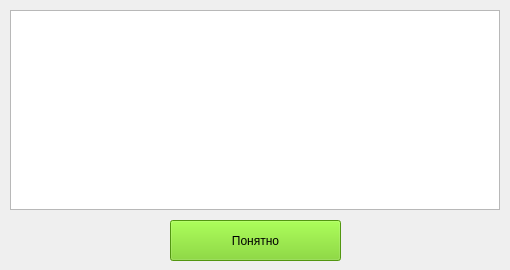
<?xml version="1.0" encoding="UTF-8"?>
<ui version="4.0">
 <class>TaskPopup</class>
 <widget class="QWidget" name="TaskPopup">
  <property name="geometry">
   <rect>
    <x>0</x>
    <y>0</y>
    <width>510</width>
    <height>270</height>
   </rect>
  </property>
  <property name="minimumSize">
   <size>
    <width>510</width>
    <height>270</height>
   </size>
  </property>
  <property name="maximumSize">
   <size>
    <width>510</width>
    <height>270</height>
   </size>
  </property>
  <property name="windowTitle">
   <string>Ответ </string>
  </property>
  <widget class="QTextBrowser" name="ansPopup">
   <property name="geometry">
    <rect>
     <x>10</x>
     <y>10</y>
     <width>490</width>
     <height>200</height>
    </rect>
   </property>
   <property name="minimumSize">
    <size>
     <width>490</width>
     <height>200</height>
    </size>
   </property>
   <property name="maximumSize">
    <size>
     <width>490</width>
     <height>200</height>
    </size>
   </property>
   <property name="html">
    <string>&lt;!DOCTYPE HTML PUBLIC &quot;-//W3C//DTD HTML 4.0//EN&quot; &quot;http://www.w3.org/TR/REC-html40/strict.dtd&quot;&gt;
&lt;html&gt;&lt;head&gt;&lt;meta name=&quot;qrichtext&quot; content=&quot;1&quot; /&gt;&lt;style type=&quot;text/css&quot;&gt;
p, li { white-space: pre-wrap; }
&lt;/style&gt;&lt;/head&gt;&lt;body style=&quot; font-family:'Ubuntu'; font-size:11pt; font-weight:400; font-style:normal;&quot;&gt;
&lt;p align=&quot;justify&quot; style=&quot;-qt-paragraph-type:empty; margin-top:0px; margin-bottom:0px; margin-left:0px; margin-right:0px; -qt-block-indent:0; text-indent:0px;&quot;&gt;&lt;br /&gt;&lt;/p&gt;&lt;/body&gt;&lt;/html&gt;</string>
   </property>
  </widget>
  <widget class="QPushButton" name="okBtn">
   <property name="geometry">
    <rect>
     <x>170</x>
     <y>220</y>
     <width>171</width>
     <height>41</height>
    </rect>
   </property>
   <property name="sizePolicy">
    <sizepolicy hsizetype="Fixed" vsizetype="Fixed">
     <horstretch>0</horstretch>
     <verstretch>0</verstretch>
    </sizepolicy>
   </property>
   <property name="palette">
    <palette>
     <active>
      <colorrole role="WindowText">
       <brush brushstyle="SolidPattern">
        <color alpha="255">
         <red>0</red>
         <green>0</green>
         <blue>0</blue>
        </color>
       </brush>
      </colorrole>
      <colorrole role="Button">
       <brush brushstyle="SolidPattern">
        <color alpha="255">
         <red>115</red>
         <green>210</green>
         <blue>22</blue>
        </color>
       </brush>
      </colorrole>
      <colorrole role="Light">
       <brush brushstyle="SolidPattern">
        <color alpha="255">
         <red>170</red>
         <green>255</green>
         <blue>87</blue>
        </color>
       </brush>
      </colorrole>
      <colorrole role="Midlight">
       <brush brushstyle="SolidPattern">
        <color alpha="255">
         <red>142</red>
         <green>232</green>
         <blue>54</blue>
        </color>
       </brush>
      </colorrole>
      <colorrole role="Dark">
       <brush brushstyle="SolidPattern">
        <color alpha="255">
         <red>57</red>
         <green>105</green>
         <blue>11</blue>
        </color>
       </brush>
      </colorrole>
      <colorrole role="Mid">
       <brush brushstyle="SolidPattern">
        <color alpha="255">
         <red>76</red>
         <green>140</green>
         <blue>14</blue>
        </color>
       </brush>
      </colorrole>
      <colorrole role="Text">
       <brush brushstyle="SolidPattern">
        <color alpha="255">
         <red>0</red>
         <green>0</green>
         <blue>0</blue>
        </color>
       </brush>
      </colorrole>
      <colorrole role="BrightText">
       <brush brushstyle="SolidPattern">
        <color alpha="255">
         <red>255</red>
         <green>255</green>
         <blue>255</blue>
        </color>
       </brush>
      </colorrole>
      <colorrole role="ButtonText">
       <brush brushstyle="SolidPattern">
        <color alpha="255">
         <red>0</red>
         <green>0</green>
         <blue>0</blue>
        </color>
       </brush>
      </colorrole>
      <colorrole role="Base">
       <brush brushstyle="SolidPattern">
        <color alpha="255">
         <red>255</red>
         <green>255</green>
         <blue>255</blue>
        </color>
       </brush>
      </colorrole>
      <colorrole role="Window">
       <brush brushstyle="SolidPattern">
        <color alpha="255">
         <red>115</red>
         <green>210</green>
         <blue>22</blue>
        </color>
       </brush>
      </colorrole>
      <colorrole role="Shadow">
       <brush brushstyle="SolidPattern">
        <color alpha="255">
         <red>0</red>
         <green>0</green>
         <blue>0</blue>
        </color>
       </brush>
      </colorrole>
      <colorrole role="AlternateBase">
       <brush brushstyle="SolidPattern">
        <color alpha="255">
         <red>185</red>
         <green>232</green>
         <blue>138</blue>
        </color>
       </brush>
      </colorrole>
      <colorrole role="ToolTipBase">
       <brush brushstyle="SolidPattern">
        <color alpha="255">
         <red>255</red>
         <green>255</green>
         <blue>220</blue>
        </color>
       </brush>
      </colorrole>
      <colorrole role="ToolTipText">
       <brush brushstyle="SolidPattern">
        <color alpha="255">
         <red>0</red>
         <green>0</green>
         <blue>0</blue>
        </color>
       </brush>
      </colorrole>
      <colorrole role="PlaceholderText">
       <brush brushstyle="SolidPattern">
        <color alpha="128">
         <red>0</red>
         <green>0</green>
         <blue>0</blue>
        </color>
       </brush>
      </colorrole>
     </active>
     <inactive>
      <colorrole role="WindowText">
       <brush brushstyle="SolidPattern">
        <color alpha="255">
         <red>0</red>
         <green>0</green>
         <blue>0</blue>
        </color>
       </brush>
      </colorrole>
      <colorrole role="Button">
       <brush brushstyle="SolidPattern">
        <color alpha="255">
         <red>115</red>
         <green>210</green>
         <blue>22</blue>
        </color>
       </brush>
      </colorrole>
      <colorrole role="Light">
       <brush brushstyle="SolidPattern">
        <color alpha="255">
         <red>170</red>
         <green>255</green>
         <blue>87</blue>
        </color>
       </brush>
      </colorrole>
      <colorrole role="Midlight">
       <brush brushstyle="SolidPattern">
        <color alpha="255">
         <red>142</red>
         <green>232</green>
         <blue>54</blue>
        </color>
       </brush>
      </colorrole>
      <colorrole role="Dark">
       <brush brushstyle="SolidPattern">
        <color alpha="255">
         <red>57</red>
         <green>105</green>
         <blue>11</blue>
        </color>
       </brush>
      </colorrole>
      <colorrole role="Mid">
       <brush brushstyle="SolidPattern">
        <color alpha="255">
         <red>76</red>
         <green>140</green>
         <blue>14</blue>
        </color>
       </brush>
      </colorrole>
      <colorrole role="Text">
       <brush brushstyle="SolidPattern">
        <color alpha="255">
         <red>0</red>
         <green>0</green>
         <blue>0</blue>
        </color>
       </brush>
      </colorrole>
      <colorrole role="BrightText">
       <brush brushstyle="SolidPattern">
        <color alpha="255">
         <red>255</red>
         <green>255</green>
         <blue>255</blue>
        </color>
       </brush>
      </colorrole>
      <colorrole role="ButtonText">
       <brush brushstyle="SolidPattern">
        <color alpha="255">
         <red>0</red>
         <green>0</green>
         <blue>0</blue>
        </color>
       </brush>
      </colorrole>
      <colorrole role="Base">
       <brush brushstyle="SolidPattern">
        <color alpha="255">
         <red>255</red>
         <green>255</green>
         <blue>255</blue>
        </color>
       </brush>
      </colorrole>
      <colorrole role="Window">
       <brush brushstyle="SolidPattern">
        <color alpha="255">
         <red>115</red>
         <green>210</green>
         <blue>22</blue>
        </color>
       </brush>
      </colorrole>
      <colorrole role="Shadow">
       <brush brushstyle="SolidPattern">
        <color alpha="255">
         <red>0</red>
         <green>0</green>
         <blue>0</blue>
        </color>
       </brush>
      </colorrole>
      <colorrole role="AlternateBase">
       <brush brushstyle="SolidPattern">
        <color alpha="255">
         <red>185</red>
         <green>232</green>
         <blue>138</blue>
        </color>
       </brush>
      </colorrole>
      <colorrole role="ToolTipBase">
       <brush brushstyle="SolidPattern">
        <color alpha="255">
         <red>255</red>
         <green>255</green>
         <blue>220</blue>
        </color>
       </brush>
      </colorrole>
      <colorrole role="ToolTipText">
       <brush brushstyle="SolidPattern">
        <color alpha="255">
         <red>0</red>
         <green>0</green>
         <blue>0</blue>
        </color>
       </brush>
      </colorrole>
      <colorrole role="PlaceholderText">
       <brush brushstyle="SolidPattern">
        <color alpha="128">
         <red>0</red>
         <green>0</green>
         <blue>0</blue>
        </color>
       </brush>
      </colorrole>
     </inactive>
     <disabled>
      <colorrole role="WindowText">
       <brush brushstyle="SolidPattern">
        <color alpha="255">
         <red>57</red>
         <green>105</green>
         <blue>11</blue>
        </color>
       </brush>
      </colorrole>
      <colorrole role="Button">
       <brush brushstyle="SolidPattern">
        <color alpha="255">
         <red>115</red>
         <green>210</green>
         <blue>22</blue>
        </color>
       </brush>
      </colorrole>
      <colorrole role="Light">
       <brush brushstyle="SolidPattern">
        <color alpha="255">
         <red>170</red>
         <green>255</green>
         <blue>87</blue>
        </color>
       </brush>
      </colorrole>
      <colorrole role="Midlight">
       <brush brushstyle="SolidPattern">
        <color alpha="255">
         <red>142</red>
         <green>232</green>
         <blue>54</blue>
        </color>
       </brush>
      </colorrole>
      <colorrole role="Dark">
       <brush brushstyle="SolidPattern">
        <color alpha="255">
         <red>57</red>
         <green>105</green>
         <blue>11</blue>
        </color>
       </brush>
      </colorrole>
      <colorrole role="Mid">
       <brush brushstyle="SolidPattern">
        <color alpha="255">
         <red>76</red>
         <green>140</green>
         <blue>14</blue>
        </color>
       </brush>
      </colorrole>
      <colorrole role="Text">
       <brush brushstyle="SolidPattern">
        <color alpha="255">
         <red>57</red>
         <green>105</green>
         <blue>11</blue>
        </color>
       </brush>
      </colorrole>
      <colorrole role="BrightText">
       <brush brushstyle="SolidPattern">
        <color alpha="255">
         <red>255</red>
         <green>255</green>
         <blue>255</blue>
        </color>
       </brush>
      </colorrole>
      <colorrole role="ButtonText">
       <brush brushstyle="SolidPattern">
        <color alpha="255">
         <red>57</red>
         <green>105</green>
         <blue>11</blue>
        </color>
       </brush>
      </colorrole>
      <colorrole role="Base">
       <brush brushstyle="SolidPattern">
        <color alpha="255">
         <red>115</red>
         <green>210</green>
         <blue>22</blue>
        </color>
       </brush>
      </colorrole>
      <colorrole role="Window">
       <brush brushstyle="SolidPattern">
        <color alpha="255">
         <red>115</red>
         <green>210</green>
         <blue>22</blue>
        </color>
       </brush>
      </colorrole>
      <colorrole role="Shadow">
       <brush brushstyle="SolidPattern">
        <color alpha="255">
         <red>0</red>
         <green>0</green>
         <blue>0</blue>
        </color>
       </brush>
      </colorrole>
      <colorrole role="AlternateBase">
       <brush brushstyle="SolidPattern">
        <color alpha="255">
         <red>115</red>
         <green>210</green>
         <blue>22</blue>
        </color>
       </brush>
      </colorrole>
      <colorrole role="ToolTipBase">
       <brush brushstyle="SolidPattern">
        <color alpha="255">
         <red>255</red>
         <green>255</green>
         <blue>220</blue>
        </color>
       </brush>
      </colorrole>
      <colorrole role="ToolTipText">
       <brush brushstyle="SolidPattern">
        <color alpha="255">
         <red>0</red>
         <green>0</green>
         <blue>0</blue>
        </color>
       </brush>
      </colorrole>
      <colorrole role="PlaceholderText">
       <brush brushstyle="SolidPattern">
        <color alpha="128">
         <red>0</red>
         <green>0</green>
         <blue>0</blue>
        </color>
       </brush>
      </colorrole>
     </disabled>
    </palette>
   </property>
   <property name="text">
    <string>Понятно</string>
   </property>
  </widget>
 </widget>
 <resources/>
 <connections/>
</ui>
